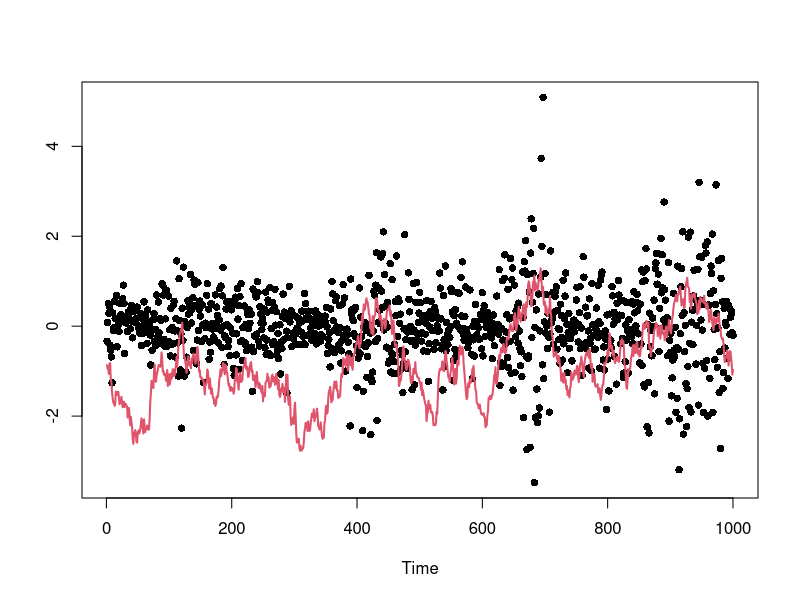
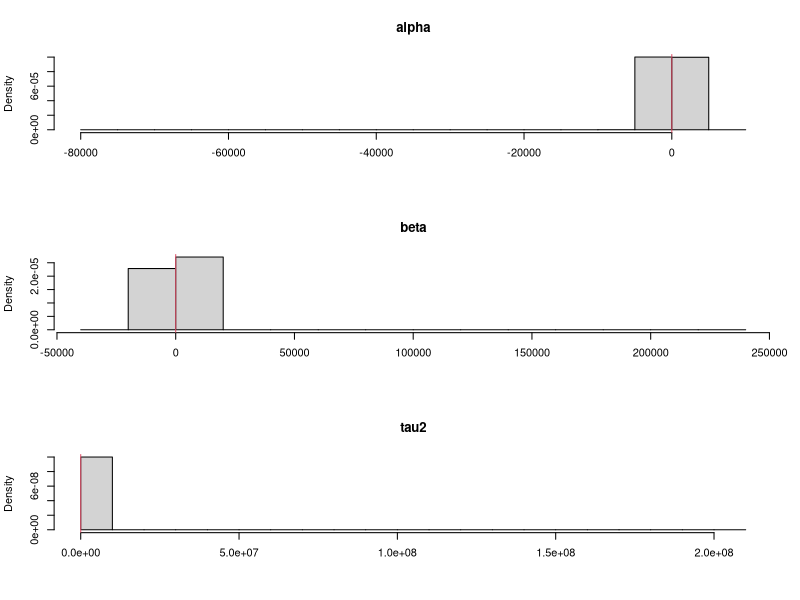
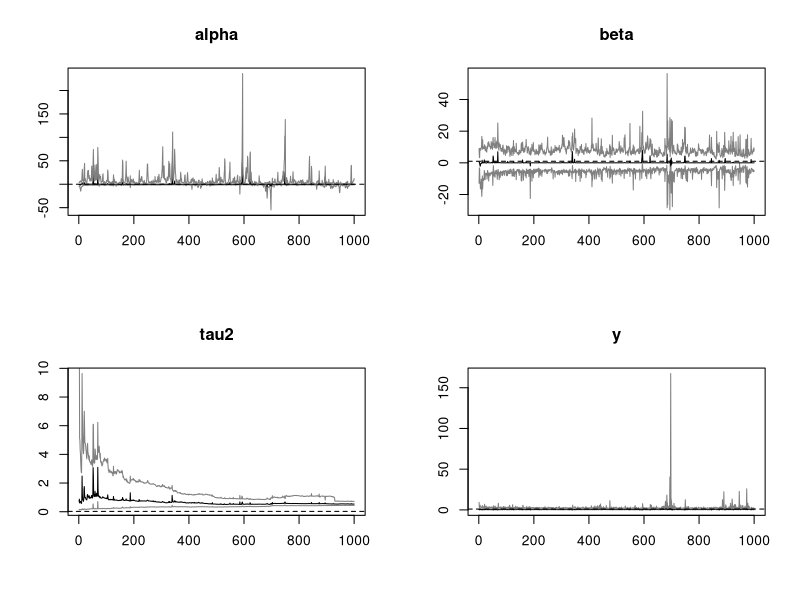

Source code (R) for these figures, in order:

PL = function(y,alphas,betas,tau2s,xs){
  n      = length(y)
  N      = length(xs)
  quants = array(0,c(n,4,3))
  
  
  
  
  s      = matrix(0,N,7)
  
  mu.alpha = rep(b0[1],N)
  mu.beta = rep(b0[2],N)
  tau.alpha = rep(1/B0[1],N)
  tau.beta = rep(1/B0[2],N)
  c.tau = rep(c0,N)
  d.tau = rep(d0,N)
  
  
  s[,1] = 1/B0[1]
  s[,2] = 0
  s[,3] = 1/B0[2]
  s[,4] = s[,1]*b0[1]# + s[,2]*b0[2]
  s[,5] = s[,3]*b0[2]# + s[,2]*b0[1]
  s[,6] = c0
  s[,7] = d0
  m      = s[,1]*s[,3]-s[,2]^2
  b1   = (s[,3]*s[,4]-s[,2]*s[,5])/m
  b2   = (s[,1]*s[,5]-s[,2]*s[,4])/m

  
  for (t in 1:n){
    # Resampling
    mus    = alphas+betas*xs
    stdevs = exp(mus/2)
    weight = dnorm(y[t],0,stdevs)
    k      = sample(1:N,size=N,replace=T,prob=weight)
    alphas = alphas[k]
    betas  = betas[k]
    tau2s  = tau2s[k]
    
    mus    = mus[k]
    xs1    = xs[k]
    sig2s = exp(xs1/2)
    # Propagating
    vars   = 1/(1/sig2s+1/tau2s)
    sds    = sqrt(vars)
    means  = mus + vars*(y[t]/sig2s)
    xs     = rnorm(N,means,sds)
    so     = s[k,]
    b1o  = b1[k]
    b2o  = b2[k] 
    mu.alphao = mu.alpha[k]
    mu.betao = mu.beta[k]
    c.tau = c.tau[k]
    d.tau = d.tau[k]
    # Updating sufficient stats
    s[,1]  = so[,1] + 1
    s[,2]  = so[,2] + xs1
    s[,3]  = so[,3] + xs1^2
    s[,4]  = so[,4] + xs
    s[,5]  = so[,5] + xs*xs1
    s[,6]  = so[,6] + 1
    
    c.tau = c.tau + 1
    mu.alpha = mu.alphao + (xs-xs1*mu.betao)
    mu.beta = mu.betao + (xs-mu.alphao)/xs1
    d.tau = d.tau + (xs-(mu.alpha/(1+t)+mu.beta/(1+t)*xs1))^2
    print(((xs-(mu.alpha/(1+t)+mu.beta/(1+t)*xs1))^2)[1])
    # determinant of Binv matrix
    m      = s[,1]*s[,3]-s[,2]^2 
    
    # b_{t} =  inv(Binv_{t}) x (Binv_{t-1} * b_{t-1}) 
    b1   = (s[,3]*s[,4]-s[,2]*s[,5])/m  
    b2   = (s[,1]*s[,5]-s[,2]*s[,4])/m
    
#     print(b1[1])
# 
#     print(mu.alpha[1]/(1+t))
#     print(b2[1])
#     print(mu.beta[1]/(1+t))

    #     
    
    s[,7]  = so[,7] + (xs-b1-b2*xs1)*xs + (b1o-b1)*so[,4]+(b2o-b2)*so[,5]
    
    print(s[1,6])
    print(c.tau[1])
    print(s[1,7])
    print(d.tau[1])
    scan(n=1)
    
    tau2s  = 1/rgamma(N,s[,6]/2,s[,7]/2)
    tau2s = 1/rgamma(N,c.tau/2,d.tau/2)
    std    = sqrt(tau2s/m)
    norm   = cbind(rnorm(N,0,std),rnorm(N,0,std))
    
    # cholesky decomposition of B, thus inv(Binv)
    alphas = b1 + sqrt(s[,3])*norm[,1]


    alphas = rnorm(N,mu.alpha/(1+t),sqrt(tau2s/(1+t)))
    
    betas  = b2 - s[,2]/sqrt(s[,3])*norm[,1]+sqrt(s[,1]-s[,2]^2/s[,3])*norm[,2]  
    betas = rnorm(N,mu.beta/(1+t),sqrt(tau2s/(1+t)))
    # Storing quantiles
    quants[t,1,] = quantile(alphas,c(0.025,0.5,0.975))
    quants[t,2,] = quantile(betas,c(0.025,0.5,0.975))
    quants[t,3,] = quantile(tau2s,c(0.025,0.5,0.975))  
    quants[t,4,] = quantile(exp(xs/2),c(0.025,0.5,0.975))  
      
  }
  return(quants)
}

# Simulated data
set.seed(98765)
n     =  1000
alpha =  -.01
beta  =  0.99
tau2  =  0.15^2
sig2  =  1.0
tau   = sqrt(tau2)
x     = rep(alpha/(1-beta),n+1)
true  = c(alpha,beta,tau2,sig2)
names = c("alpha","beta","tau2","y")
for (t in 2:(n+1))
  x[t] = alpha+beta*x[t-1]+tau*rnorm(1)
x = x[2:(n+1)]
y = rnorm(n,0,exp(x/2))

par(mfrow=c(1,1))
plot(y,ylim=range(x,y),xlab="Time",ylab="",main="",pch=16)
lines(x,col=2,lwd=2)

# Prior hyperparameters
# ---------------------
m0    = 0.0


C0 = 10
c0    = 1
d0    = 1
tau20 = tau2
b0    = c(alpha,beta)
B0    = c(1,1)/tau20
sC0   = sqrt(C0)
sB0   = sqrt(B0)

# ONE LONG PL FILTER
# ------------------
set.seed(246521)
N      = 10000
xs     = rnorm(N,m0,sC0)
tau2s  = 1/rgamma(N,c0/2,d0/2)
taus   = sqrt(tau2s)
alphas = rnorm(N,b0[1],taus*sB0[1])
betas  = rnorm(N,b0[2],taus*sB0[2])

pars   = cbind(alphas,betas,tau2s)
par(mfrow=c(3,1))
for (i in 1:3){
  hist(pars[,i],prob=TRUE,xlab="",main=names[i])
  abline(v=true[i],col=2)
}
plm    = PL(y,alphas,betas,tau2s,xs)

cols = c(grey(0.5),1,grey(0.5))
ind  = 10:n
n1   = length(ind)
par(mfrow=c(2,2))
for (i in 1:4){
  ts.plot(plm[,i,],xlab="",ylab="",main=names[i],col=cols,ylim=range(plm[ind,i,]))
  abline(h=true[i],lty=2)
}

# Particle filters
# ----------------
# set.seed(246521)
# N    = 1000
# nsim = 100
# a    = 0.95
# qs   = array(0,c(nsim,n,4,3))
# for (s in 1:nsim){
#   print(s)
#   xs         = rnorm(N,m0,sC0)
#   tau2s      = 1/rgamma(N,c0/2,d0/2)
#   taus       = sqrt(tau2s)
#   alphas     = rnorm(N,b0[1],taus*sB0[1])
#   betas      = rnorm(N,b0[2],taus*sB0[2])
# #   qs[1,s,,,] = LW(y,alphas,betas,tau2s,sig2s,xs,a)
# #   qs[2,s,,,] = Storvik(y,alphas,betas,tau2s,sig2s,xs)
#   qs[s,,,] = PL(y,alphas,betas,tau2s,xs) 
# }
# 
# 
# 
# cols = c(grey(0.5),1,grey(0.5))
# ind  = 10:n
# n1   = length(ind)
# par(mfrow=c(2,2))
# for (i in 1:4){
#   ts.plot(qs[50,,i,],xlab="",ylab="",main=names[i],col=cols,ylim=range(plm[ind,i,]))
#   abline(h=true[i],lty=2)
# }
# 
# 
# # Mean square error
# quants = c("2.5th","50th","97.5th")
# filter = "PL"
# mse    = array(0,c(n1,4,3))
#   for (k in 1:3) 
#     for (i in 1:nsim) 
#       mse[,k,]=mse[,k,]+(qs[i,ind,k,]-plm[ind,k,])^2
# sq.mse = sqrt(mse/nsim)  
# 
# 
# cols = c(grey(0.75),grey(0.5),grey(0.75))
# #cols = c(3,2,5)
# par(mfrow=c(3,1))
# for (k in 1:3){
#   L = min(qs[,ind,k,])
#   U = max(qs[,ind,k,])
# 
#     plot(qs[1,,k,1],ylab=names[k],xlab="Time",main=filter,ylim=c(L,U),type="l",col=cols[1])
#     for (i in c(1,3,2)) for (j in 1:nsim) lines(qs[j,,k,i],col=cols[i])
#     for (i in c(1,3,2)) lines(plm[,k,i],lwd=1,col=1)  
#   
# }  
# 
# 
# 
# cols = c(grey(0.3),gray(0.5),grey(0.7))
# U    = c(0.275,0.175,0.45,1.25)
# par(mfrow=c(2,2))
# for (i in 1:3){
#   boxplot(sq.mse[1,,i,1],sq.mse[2,,i,1],sq.mse[3,,i,1],
#           sq.mse[1,,i,2],sq.mse[2,,i,2],sq.mse[3,,i,2],
#           sq.mse[1,,i,3],sq.mse[2,,i,3],sq.mse[3,,i,3],
#           outline=FALSE,ylab="Root MSE",xlab="Percentile",axes=FALSE,col=cols,ylim=c(0,U[i]))
#   axis(2);axis(1,at=c(2,5,8),lab=quants);box()
#   abline(v=3.5)
#   abline(v=6.5)
#   title(names[i])
# }
# #legend(0.5,1.2,legend=filters,col=cols,cex=1.25,lwd=c(4,4,4),lty=c(1,1,1),bty="n")
# 
# 
